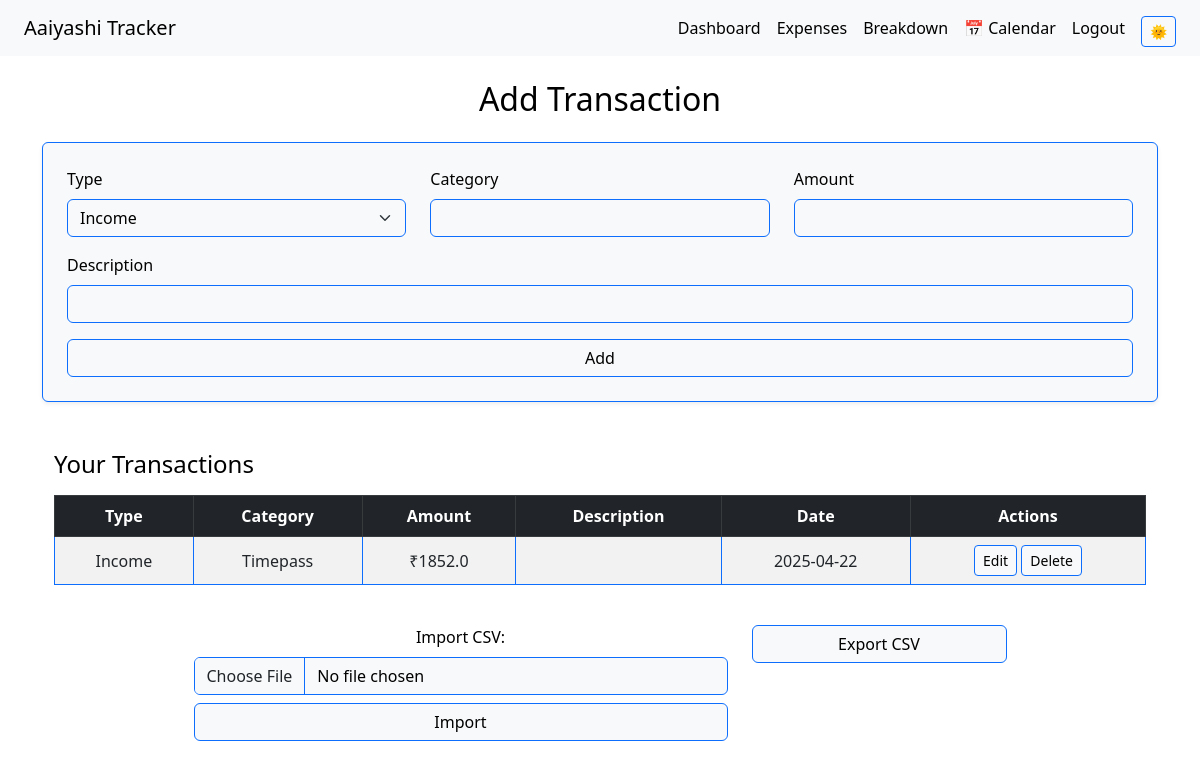
Page /expenses (signed in) on the committed database.
### app/models.py (models this page shows)
class Expense(db.Model):
    id = db.Column(db.Integer, primary_key=True)
    type = db.Column(db.String(10))
    category = db.Column(db.String(50))
    amount = db.Column(db.Float)
    date = db.Column(db.Date, default=datetime.utcnow)
    description = db.Column(db.String(200))
    user_id = db.Column(db.Integer, db.ForeignKey('user.id'), nullable=False)

### app/routes.py (the view, shortened to what this page needs)
@main.route('/expenses', methods=['GET', 'POST'])
@login_required
def expenses():
    all_expenses = Expense.query.filter_by(user_id=current_user.id).all()
    return render_template('expenses.html', expenses=all_expenses)

### app/routes.py (called while the page is built)
@login_manager.user_loader
def load_user(user_id):
    return User.query.get(int(user_id))

### app/templates/expenses.html (shortened to what this page needs)
{% extends 'base.html' %}
{% block content %}
<h2 class="mb-4 text-center">Add Transaction</h2>
<form method="POST" class="card p-4 shadow-sm">
    <div class="row mb-3">
        <div class="col-md-4">
            <label class="form-label">Type</label>
            <select name="type" class="form-select" required>
                <option value="Income">Income</option>
            </select>
        </div>
        <div class="col-md-4">
            <label class="form-label">Category</label>
            <input name="category" class="form-control" required>
        </div>
        <div class="col-md-4">
            <label class="form-label">Amount</label>
            <input name="amount" type="number" class="form-control" required>
        </div>
    </div>
    <div class="mb-3">
        <label class="form-label">Description</label>
        <input name="description" class="form-control">
    </div>
    <button class="btn btn-primary w-100">Add</button>
</form>
<div class="container mt-4">
<h4 class="mt-5 mb-3">Your Transactions</h4>
<div class="table-responsive">
<table class="table table-striped table-bordered align-middle text-center">
    <thead class="table-dark">
        <tr>
            <th>Type</th>
            <th>Category</th>
            <th>Amount</th>
            <th>Description</th>
            <th>Date</th>
            <th>Actions</th>
        </tr>
    </thead>
    <tbody>
        {% for expense in expenses %}
        <tr>
            <td>{{ expense.type }}</td>
            <td>{{ expense.category }}</td>
            <td>₹{{ expense.amount }}</td>
            <td>{{ expense.description }}</td>
            <td>{{ expense.date.strftime('%Y-%m-%d') }}</td>
            <td>
                <a href="{{ url_for('main.edit_expense', expense_id=expense.id) }}" class="btn btn-sm btn-outline-primary">Edit</a>
                <form method="POST" action="{{ url_for('main.delete_expense', expense_id=expense.id) }}" style="display:inline;">
                    <button type="submit" class="btn btn-sm btn-outline-danger" onclick="return confirm('Delete this entry?')">Delete</button>
                </form>
            </td>
        </tr>
        {% endfor %}
    </tbody>
</table>
</div>
</div>
<div class="container mt-4 mb-5">
    <div class="row justify-content-center">
      <div class="col-md-6 text-center">
        <form action="{{ url_for('main.import_data') }}" method="POST" enctype="multipart/form-data" class="mb-3">
          <label class="form-label">Import CSV:</label>
          <input type="file" name="file" class="form-control mb-2" required>
          <button type="submit" class="btn btn-success w-100">Import</button>
        </form>
      </div>
      <div class="col-md-3 text-center">
        <a href="{{ url_for('main.export_data') }}" class="btn btn-primary w-100 mt-4 mt-md-0">Export CSV</a>
      </div>
    </div>
  </div>
{% endblock %}

### app/static/styles.css (style rules this page uses)
:root { --bg-color: #ffffff; --text-color: #000000; --card-color: #f8f9fa; --accent-color: #0d6efd; }
body { background-color: var(--bg-color) !important; color: var(--text-color); }
.card, .shadow-sm, table, .form-control, .form-select, .btn { background-color: var(--card-color) !important; color: var(--text-color) !important; border-color: var(--accent-color) !important; }
a, .btn { color: var(--accent-color); }
thead { background-color: var(--accent-color); color: white; }

### rows in the picture
Expense: type "Income", category "Timepass", amount "1852.0", date "2025-04-22"
